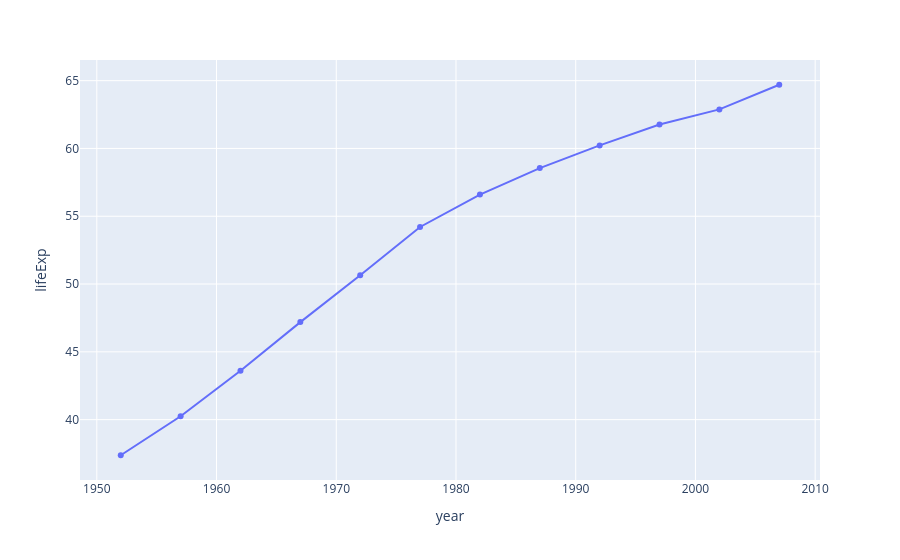

Here is the notebook cell this chart was saved with:
### Code cell
fig = px.line(
 df,
 x="year",
 y="lifeExp",
 markers=True
)
fig.show()

### Figure 1 — Plotly figure (JSON) as saved in the notebook; plotly's stock layout.template omitted (floating-point values rounded to 4 significant figures)
{"data": [{"hovertemplate": "year=%{x}<br>lifeExp=%{y}<extra></extra>", "legendgroup": "", "line": {"color": "#636efa", "dash": "solid"}, "marker": {"symbol": "circle"}, "mode": "lines+markers", "name": "", "orientation": "v", "showlegend": false, "type": "scatter", "x": [1952, 1957, 1962, 1967, 1972, 1977, 1982, 1987, 1992, 1997, 2002, 2007], "xaxis": "x", "y": [37.37, 40.25, 43.6, 47.19, 50.65, 54.21, 56.6, 58.55, 60.22, 61.77, 62.88, 64.7], "yaxis": "y"}], "layout": {"legend": {"tracegroupgap": 0}, "margin": {"t": 60}, "xaxis": {"anchor": "y", "domain": [0, 1], "title": {"text": "year"}}, "yaxis": {"anchor": "x", "domain": [0, 1], "title": {"text": "lifeExp"}}}}
